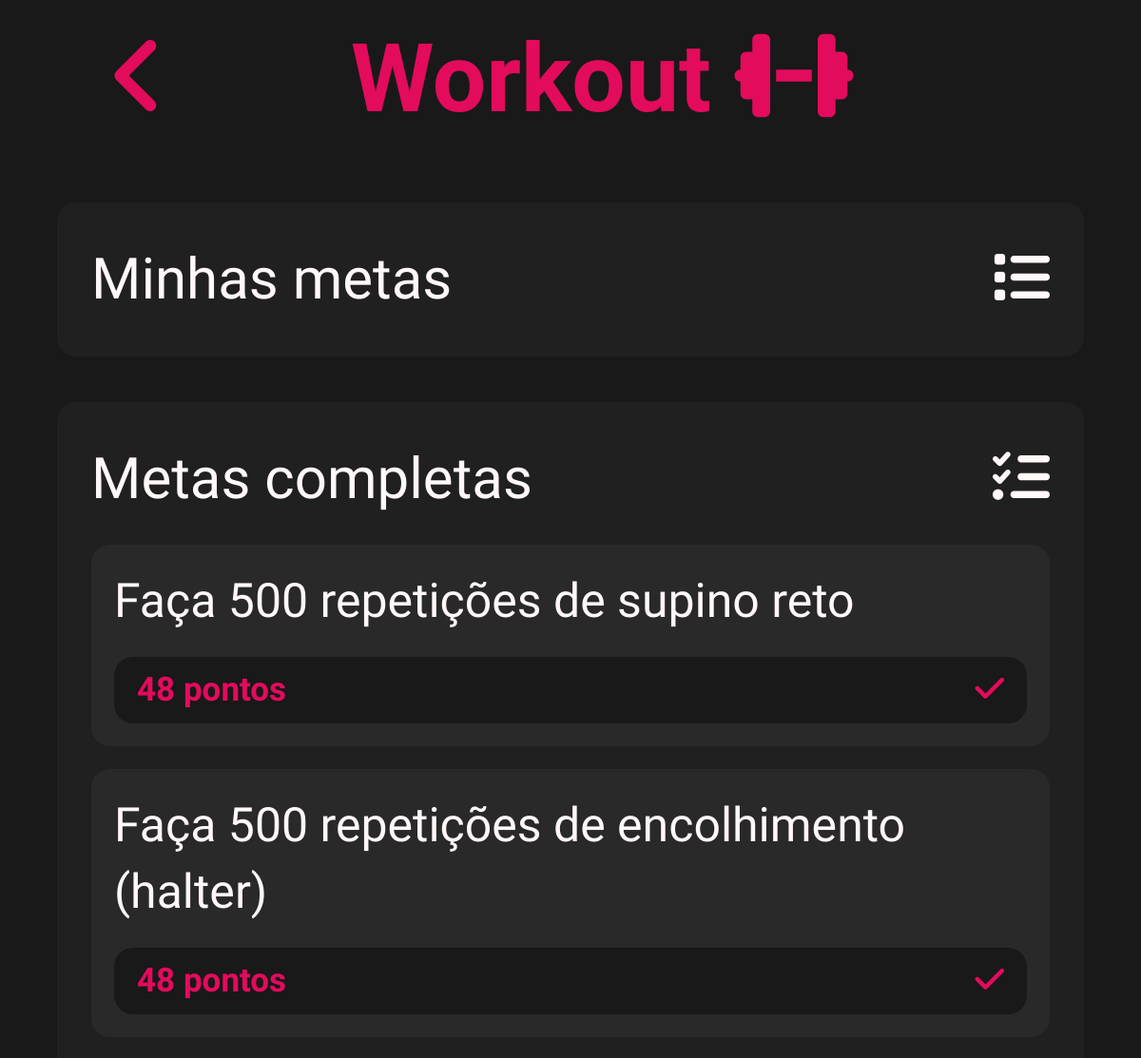
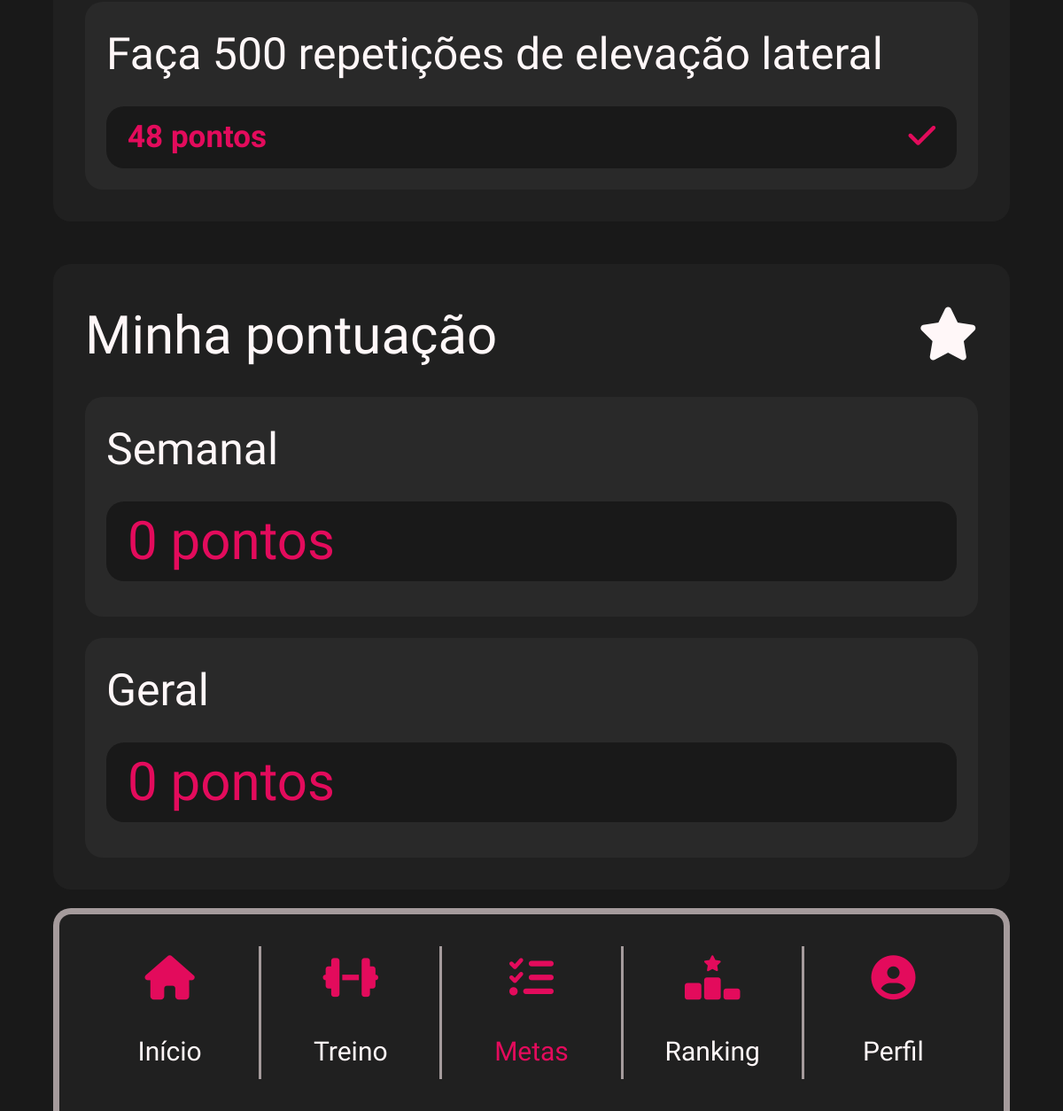
Screenshot of /minhasMetas.php (signed in) with the database file from the repository (2 pictures, top to bottom).
### tables this page shows
CREATE TABLE `metas_usuarios` (
  `id_metas_usuarios` int(11) NOT NULL,
  `_id_usuarios` int(11) NOT NULL,
  `_id_metas` int(11) NOT NULL,
  `completo` varchar(10) NOT NULL,
  `quantidade_concluida` int(10) NOT NULL
);

CREATE TABLE `metas` (
  `id_metas` int(11) NOT NULL,
  `nome` varchar(50) NOT NULL,
  `descricao` varchar(300) NOT NULL,
  `pontos` int(11) NOT NULL,
  `_id_exercicio` int(10) NOT NULL,
  `quantidade` int(10) NOT NULL,
  `ativo` varchar(10) NOT NULL
);

CREATE TABLE `usuarios` (
  `id_usuarios` int(11) NOT NULL,
  `nome` varchar(100) NOT NULL,
  `email` varchar(50) NOT NULL,
  `cpf` varchar(14) NOT NULL,
  `nascimento` varchar(10) NOT NULL,
  `senha` varchar(500) NOT NULL,
  `plano` varchar(100) NOT NULL,
  `numero_cartao` varchar(19) NOT NULL,
  `titular_cartao` varchar(100) NOT NULL,
  `vencimento` varchar(7) NOT NULL,
  `cvv` varchar(3) NOT NULL,
  `cpf_titular` varchar(14) NOT NULL,
  `objetivo` varchar(20) NOT NULL,
  `_id_ultima_ficha` int(11) NOT NULL,
  `foto_perfil` longtext NOT NULL,
  `ultima_ficha_completa` int(1) NOT NULL,
  `pontuacao_semanal` int(10) NOT NULL,
  `pontuacao_geral` int(10) NOT NULL
);

### minhasMetas.php (the view, shortened to what this page needs)
<?php
include("./navbar.php");
include("./mysql/conexao.php");
$sql = "SELECT
            pontuacao_semanal,
            pontuacao_geral
        FROM
            usuarios
        WHERE
            cpf = '" . $_SESSION["cpf"] . "'";
$pontuacaoSemanal = mysqli_fetch_assoc(mysqli_query($mysqli, $sql))["pontuacao_semanal"] . " pontos";
$pontuacaoGeral = mysqli_fetch_assoc(mysqli_query($mysqli, $sql))["pontuacao_geral"] . " pontos";
$sql = "SELECT
            metas_usuarios.completo as completo,
            metas.nome as nome,
            metas.descricao as descricao,
            metas.pontos as pontos,
            metas.quantidade as quantidade,
            metas_usuarios.quantidade_concluida as quantidadeConcluida
        FROM
            metas_usuarios
        JOIN
                usuarios
            on
                usuarios.id_usuarios = metas_usuarios._id_usuarios
        JOIN
                metas
            on
                metas.id_metas = metas_usuarios._id_metas
        WHERE
            usuarios.cpf = '" . $_SESSION["cpf"] . "'
        AND
            metas_usuarios.completo = 'true'";
$result = $mysqli->query($sql);
$htmlMetasCompletas = '';
if ($result->num_rows > 0) {
    while ($row = $result->fetch_assoc()) {
        $htmlMetasCompletas .= ' <div class="row mt-4 bg-medium-gray p-4 br-20" style="--bs-gutter-x: none;">
                                    <div class="col-12 br-20">
                                        <p class="color-white fs-medium fw-500 mb-0" style="line-height: 70px;">' . $row["descricao"] . '</p>
                                    </div>
                                    <div class="col-12 bg-black br-20 mt-4 d-flex justify-content-between">
                                        <span class="color-pink ps-4 fs-small fw-700 mb-0" style="line-height: 70px;">' . $row["pontos"] . ' pontos </span>
                                        <span class="color-pink pe-4 fs-small" style="align-self: center;"><i class="fa-solid fa-check"></i></span>
                                    </div>
                                </div>';
    }
} else {
    $htmlMetasCompletas .= ' <div class="row mt-4 bg-medium-gray p-4 br-20" style="--bs-gutter-x: none;">
                                <div class="col-12 br-20">
                                    <p class="color-white fs-medium fw-500 mb-0" style="line-height: 70px;">Nenhuma meta encontrada</p>
                                </div>
                            </div>';
}
?>
<!DOCTYPE html>
<html lang="pt-br">
<head>
    <?php include('./head.php') ?>
<body class="bg-black" id="body">
    <div class="entire-screen">
        <div class="container" style="max-width: 100% !important;">
            <div class="row pt-4 pb-4 bg-black">
                <div class="col text-center">
                    <i class="fa-solid fa-angle-left back-button" onclick="load('home.php');"></i>
                    <span class="logo-font" style="color: #e30b5c; font-weight: bold; font-size: 100px; line-height: normal;">Workout
                        <i class="fa-solid fa-dumbbell"></i></span>
                </div>
            </div>
        </div>
        <div class="container mt-5 bg-gray br-20" style="padding: 3%;">
            <div class="row">
                <div class="col-12 color-white fs-large d-flex justify-content-between">
                    <span>Minhas metas</span>
                    <span><i class="fa-solid fa-list" style="align-self: center;"></i></span>
                </div>
            </div>
        </div>
        <div class="container mt-5 bg-gray br-20" style="padding: 3%;">
            <div class="row">
                <div class="col-12 color-white fs-large d-flex justify-content-between">
                    <span>Metas completas</span>
                    <span><i class="fa-solid fa-list-check" style="align-self: center;"></i></span>
                </div>
            </div>
            <?= $htmlMetasCompletas; ?>
        </div>
        <div class="container mt-5 bg-gray br-20" style="padding: 3%;">
            <div class="row">
                <div class="col-12 color-white fs-large d-flex justify-content-between">
                    <span>Minha pontuação</span>
                    <span style="align-self: center;"><i class="fa-solid fa-star" style="align-self: center;"></i></span>
                </div>
            </div>
            <div class="row mt-4 bg-medium-gray p-4 br-20" style="--bs-gutter-x: none;">
                <div class="col-12 br-20">
                    <p class="color-white fs-medium fw-500 mb-0" style="line-height: 70px;">Semanal</p>
                </div>
                <div class="col-12 ps-4 bg-black br-20 mt-4 fs-large color-pink mb-3">
                    <span><?= $pontuacaoSemanal; ?></span>
                </div>
            </div>
            <div class="row mt-4 bg-medium-gray p-4 br-20" style="--bs-gutter-x: none;">
                <div class="col-12 br-20">
                    <p class="color-white fs-medium fw-500 mb-0" style="line-height: 70px;">Geral</p>
                </div>
                <div class="col-12 ps-4 bg-black br-20 mt-4 fs-large color-pink mb-3">
                    <span><?= $pontuacaoGeral; ?></span>
                </div>
            </div>
        </div>
        <div class="spacer"></div>
        <?= navbar($_SERVER['REQUEST_URI']); ?>
    </div>
</body>
</html>

### style/styles.css (style rules this page uses)
.color-white { color: #fff7f8 !important; }
.color-pink { color: #e30b5c !important; }
.bg-gray { background-color: #202020 !important; }
.bg-medium-gray { background-color: #292929 !important; }
.bg-black { background-color: #191919 !important; }
body { margin: 0px !important; font-family: 'Raleway', sans-serif; }
.back-button { color: #e30b5c; font-size: 100px; position: relative; top: 0%; left: -16%; }
.logo-font { font-family: 'Source Sans Pro', sans-serif; }
.entire-screen { width: 100vw; height: 100vh; }
.container { max-width: 90% !important; }
.br-20 { border-radius: 20px; }
.fs-large { font-size: 60px; }
.fs-medium { font-size: 50px; }
.fs-small { font-size: 35px; }
.fw-500 { font-weight: 500; }
.fw-700 { font-weight: 700; }
.spacer { height: 250px; }

### rows the page displays
metas_usuarios: _id_metas.descricao "Faça 500 repetições de supino reto", _id_metas.pontos "48"
metas_usuarios: _id_metas.descricao "Faça 500 repetições de encolhimento (halter)", _id_metas.pontos "48"
metas_usuarios: _id_metas.descricao "Faça 500 repetições de elevação lateral", _id_metas.pontos "48"
usuarios: pontuacao_semanal "0 pontos", pontuacao_geral "0 pontos"
